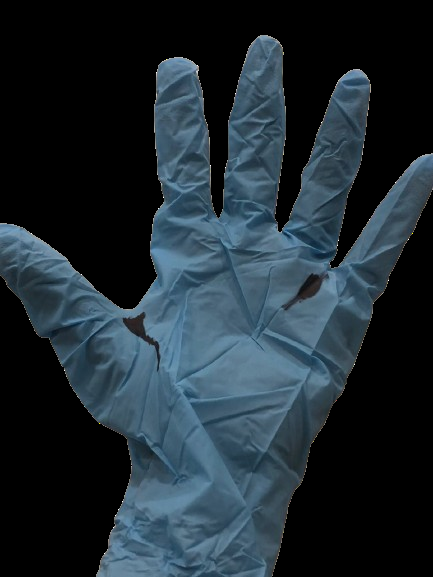
%> input picture Latex/latex_pic/stains.png, 433 x 577 px
$ octave Stain.m   (GNU Octave 9; MATLAB toolbox functions it lacks are replaced by stand-ins)
%> lines starting %> are read from the running program, lines starting %| are printed output that depends on the picture; in (x1, y1, x2, y2) boxes, pixels count from 0 and x2, y2 are one past the last pixel; in counts of white or black regions, pixels touching at a corner belong together; the program's own positions count from 1
% Load the input image
inputImage = imread('stains.png');
%> inputImage is the input picture: size 577x433x3 uint8; mean R, G, B 30.8, 43, 50.8

% Convert the input image to grayscale
grayImage = rgb2gray(inputImage);
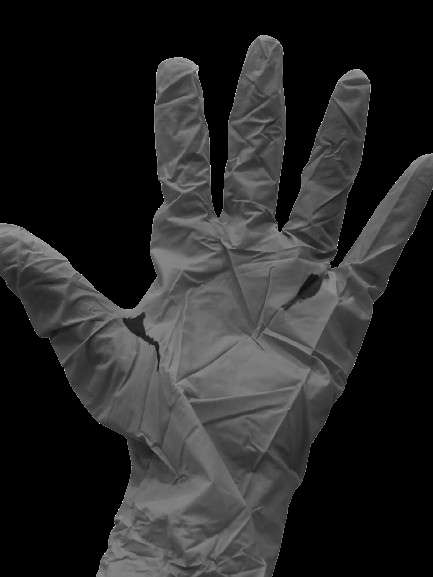
%> grayImage: size 577x433 uint8; min 0, max 255, mean 40.2

% Apply noise reduction using median filtering
filteredImage = medfilt2(grayImage);

% Enhance contrast using histogram equalization
enhancedImage = histeq(filteredImage);
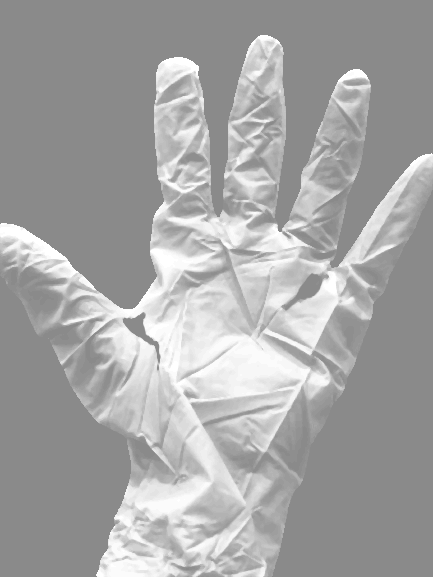
%> enhancedImage: size 577x433 uint8; min 138, max 255, mean 164.8

% Thresholding to segment the glove
thresholdValue = graythresh(enhancedImage);
%> thresholdValue = 0.704
binaryImage = imbinarize(enhancedImage, thresholdValue);
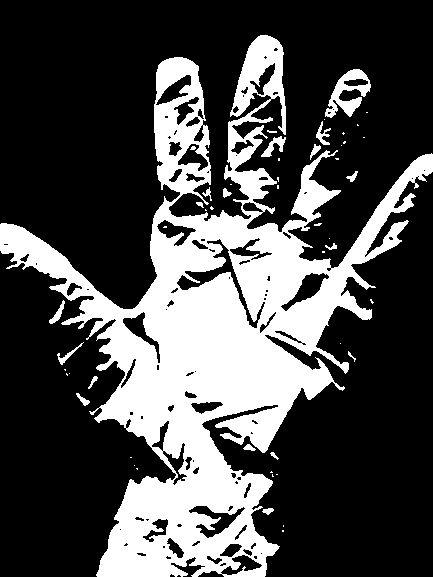
%> binaryImage: size 577x433 logical; 29.1% white; 51 white regions (32 under 20 px), largest, box (x1, y1, x2, y2) and area: (0, 35, 433, 577) 70357, (325, 69, 371, 118) 972, (261, 136, 286, 157) 211

% Perform morphological operations
binaryImage = bwareaopen(binaryImage, 100);
%> binaryImage: size 577x433 logical; 28.8% white; 6 white regions, box (x1, y1, x2, y2) and area: (0, 35, 433, 577) 70357, (325, 69, 371, 118) 972, (261, 136, 286, 157) 211, (316, 121, 331, 145) 139, (49, 300, 65, 324) 125, (57, 342, 84, 365) 114
binaryImage = imfill(binaryImage, 'holes');
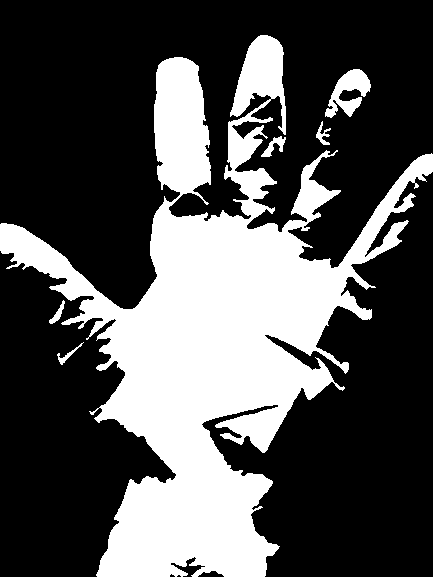
%> binaryImage: size 577x433 logical; 32.2% white; 6 white regions, box (x1, y1, x2, y2) and area: (0, 35, 433, 577) 78763, (325, 69, 371, 118) 1104, (261, 136, 286, 157) 211, (316, 121, 331, 145) 139, (49, 300, 65, 324) 125, (57, 342, 84, 365) 114
binaryImage = bwareafilt(binaryImage, [500, Inf]);
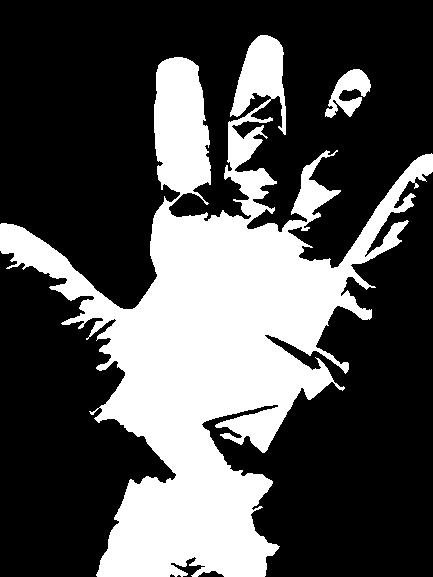
%> binaryImage: size 577x433 logical; 32% white; 2 white regions, box (x1, y1, x2, y2) and area: (0, 35, 433, 577) 78763, (325, 69, 371, 118) 1104

% Identify areas with significant intensity difference from background
stainMask = enhancedImage > 0.7;
%> stainMask: size 577x433 logical; every value is 1

% Combine stain mask with binary image
stainBW = binaryImage & stainMask;

% Remove small noise regions
stainBW = bwareafilt(stainBW, [100, Inf]);

% Label stains
[stainLabels, numStains] = bwlabel(stainBW);
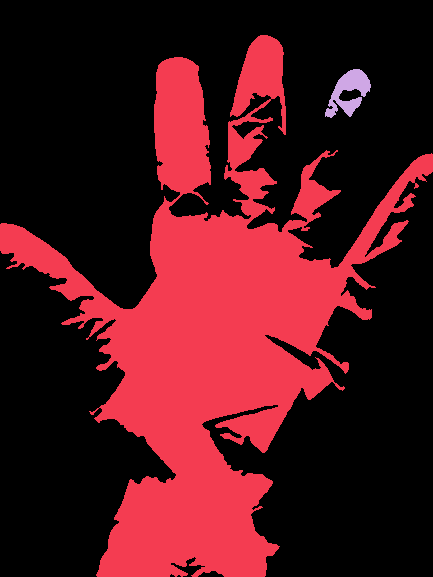
%> stainLabels: size 577x433 double; 3 distinct labels, from 0 to 2; one colour per label, 0 black
%> numStains = 2


% Display the results
% Generate filled mask for missing finger
missingFingerFilledMask = imfill(binaryImage, 'holes');

% Generate defect mask for missing finger
missingFingerDefectMask = missingFingerFilledMask - binaryImage;
%> missingFingerDefectMask: size 577x433 double; every value is 0

% Generate final mask for missing finger
missingFingerFinalMask = missingFingerDefectMask | binaryImage;

% Display the masks
figure;
subplot(1, 3, 1);
imshow(missingFingerFilledMask);
title('Missing Finger Filled Mask');

subplot(1, 3, 2);
imshow(missingFingerDefectMask);
title('Missing Finger Defect Mask');

subplot(1, 3, 3);
imshow(missingFingerFinalMask);
title('Missing Finger Final Mask');

figure;
imshow(inputImage);
hold on;
if numStains > 0
    for i = 1:numStains
        [row, col] = find(stainLabels == i);
        centerX = round(mean(col));
        centerY = round(mean(row));
        text(centerX, centerY, 'Stain', 'FontSize', 12, 'Color', 'blue', 'BackgroundColor', 'white', 'EdgeColor', 'none');
    end
%> this loop made 2 passes
%> (centerX, centerY) on passes 1 to 2: (214, 331), (350, 93)
end
title(sprintf('Stain Detection Result: Stains=%d', numStains));
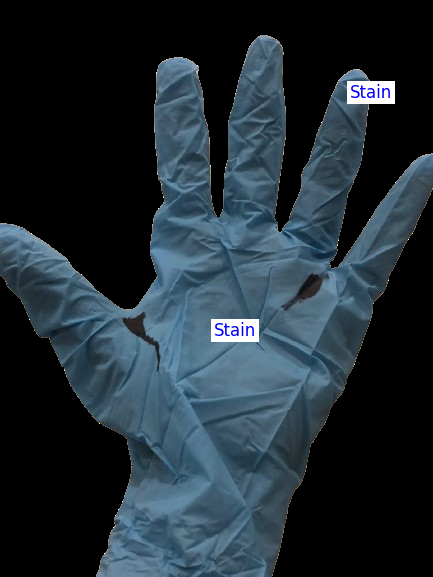
%> figure redrawn from the program's plot data; its title reads 'Stain Detection Result: Stains=2'
hold off;

$ run again, with Latex/latex_pic/missingfinger.png copied over Latex/latex_pic/stains.png
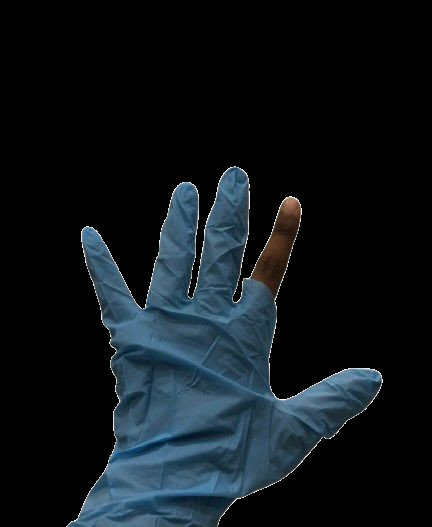
%> input picture Latex/latex_pic/missingfinger.png, 432 x 527 px
%> inputImage is the input picture: size 527x432x3 uint8; mean R, G, B 14.6, 21.4, 26.1
%> thresholdValue = 0.831
%> `binaryImage = bwareafilt(binaryImage, [500, Inf]);`:
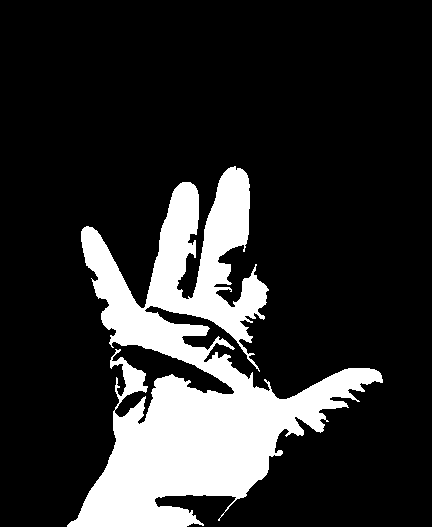
%> binaryImage: size 527x432 logical; 18.4% white; 1 white region, box (x1, y1, x2, y2) and area: (67, 166, 383, 527) 41948
%> stainMask: size 527x432 logical; every value is 1
%> numStains = 1
%> missingFingerDefectMask: size 527x432 double; every value is 0
%> the loop `for i = 1:numStains` made 1 pass
%> (centerX, centerY) on pass 1: (194, 376)
%> `title(sprintf('Stain Detection Result: Stains=%d', numStains));`:
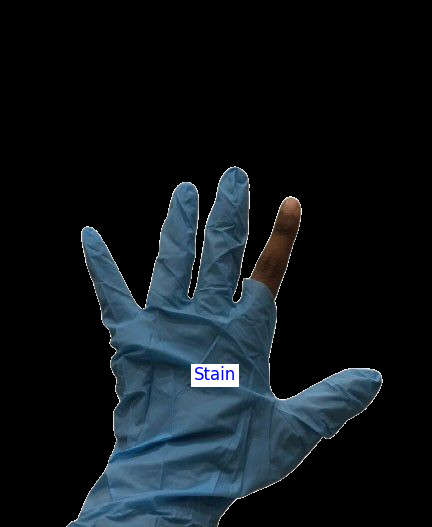
%> figure redrawn from the program's plot data; its title reads 'Stain Detection Result: Stains=1'

$ run again, with Latex/latex_pic/tear.png copied over Latex/latex_pic/stains.png
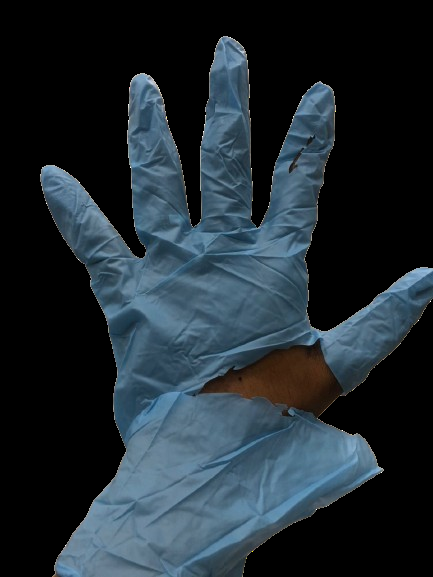
%> input picture Latex/latex_pic/tear.png, 433 x 577 px
%> inputImage is the input picture: size 577x433x3 uint8; mean R, G, B 31.9, 42.9, 50.3
%> thresholdValue = 0.72
%> stainMask: size 577x433 logical; every value is 1
%> `[stainLabels, numStains] = bwlabel(stainBW);`:
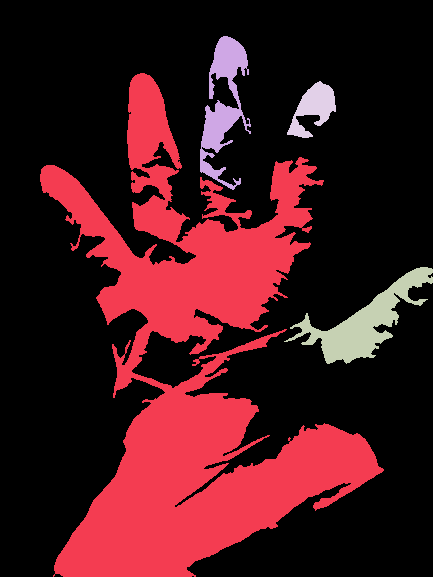
%> stainLabels: size 577x433 double; 5 distinct labels, from 0 to 4; one colour per label, 0 black
%> numStains = 4
%> missingFingerDefectMask: size 577x433 double; every value is 0
%> the loop `for i = 1:numStains` made 4 passes
%> (centerX, centerY) on passes 1 to 4: (195, 375), (224, 104), (366, 323), (314, 109)
%> `title(sprintf('Stain Detection Result: Stains=%d', numStains));`:
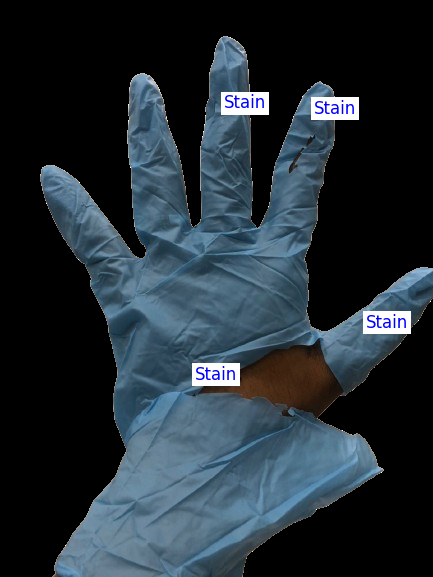
%> figure redrawn from the program's plot data; its title reads 'Stain Detection Result: Stains=4'
